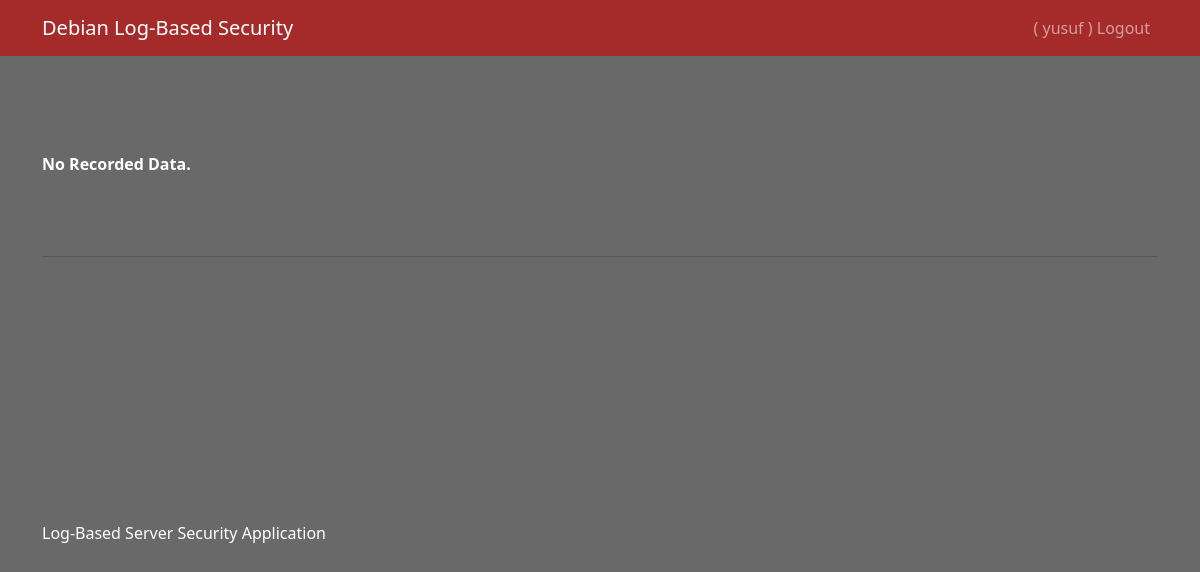
The app's page /select/blockedlist/ (signed in), older data.
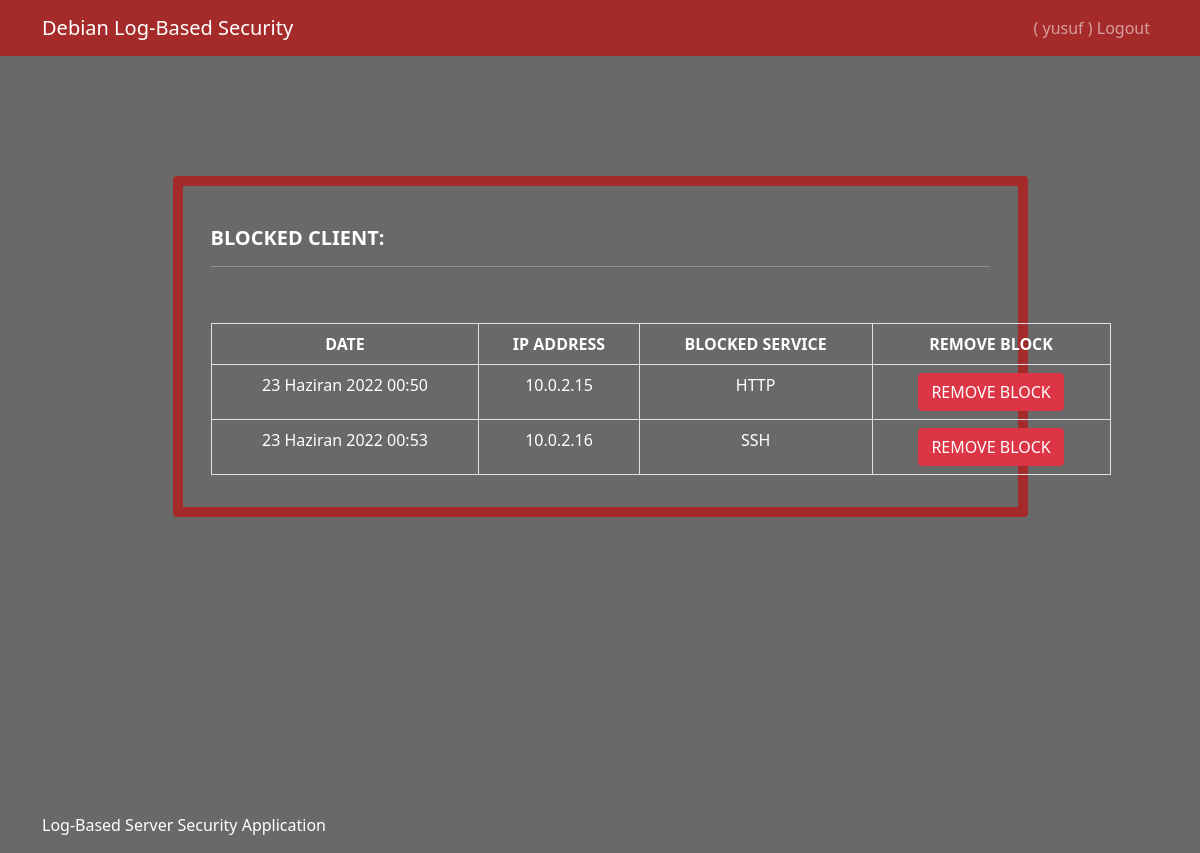
The same page, newer data.
### Configuration/models.py (models this page shows)
class blocklist(models.Model):
    date = models.DateTimeField(auto_now_add=True)
    ip = models.CharField(max_length=100)
    service = models.CharField(max_length=100)

### Configuration/views.py (the view)
# urls.py: path('blockedlist/', views.blockedlist, name='blockedlist'),
def blockedlist(request):
    if request.method == 'POST':
        ip = request.POST['noblock']
        service = request.POST['service']
        if service == "SSH":
            delete_rule = subprocess.check_output(f'sudo ufw delete deny proto tcp from {ip} to any port 22', shell=True)
            blocklist.objects.filter(ip = ip, service = service).delete()
        if service == "FTP":
            delete_rule = subprocess.check_output(f'sudo ufw delete deny proto tcp from {ip} to any port 21', shell=True)
            blocklist.objects.filter(ip = ip, service = service).delete()
        if service == "HTTP":
            delete_rule = subprocess.check_output(f'sudo ufw delete deny proto tcp from {ip} to any port 80', shell=True)
            blocklist.objects.filter(ip = ip, service = service).delete()
        return redirect('blockedlist')
    else:
        blocks = blocklist.objects.all()
        context = {
            'blocks':  blocks
        }
        return render(request, "pages/blockedlist.html", context)

### templates/pages/blockedlist.html (shortened to what this page needs)
{% extends 'layout.html' %}
{% block content %}
{% if user.is_authenticated %}
{% if blocks %}
<br><br><br>
<div class="row justify-content-center align-items-center">
<div class="card my-5 w-75" style="background-color:#696969; border-color:#A52A2A; border-width:10px; color:white;">
    <div class="card-body">
    <h5 class="card-title">
        <br><b>BLOCKED CLIENT:</b>
        <hr color:"#696969"></hr>
    </h5>
    <p class="card-text">
        <br>
        <table align="center" class="table table-bordered" style="width:900px;">
            <tr>
                <thead align="center" style="color:white;">
                <td><b>DATE</b></td>
                <td><b>IP ADDRESS</b></td>
                <td><b>BLOCKED SERVICE</b></td>
                <td><b>REMOVE BLOCK</b></td>
                </thead>
             </tr>
             <tbody>
            {% for data in blocks %}
             <tr align="center" style="color:white;">
                <td>{{data.date}}</td>
                <td>{{data.ip}}</td>
                <td>{{data.service}}</td>
                <td align="center"><form action="{% url 'blockedlist' %}" method='POST'><input type="submit" class="btn btn-danger" value="REMOVE BLOCK"></form></td>
             </tr>
             {% endfor %}
            </tbody>
        </table>
    </p>
    </div>
</div>
</div>
{% else %}
        <br><br><br><br>
        <b><p align="left" style="color:white;">No Recorded Data.</p></b>
        <br><br>
        <hr color:"#696969">
{% endif %}
<br><br><br><br><br><br><br><br><br>
{% else %}
<br>
<h1> Error ! </h1>
{% endif %}
{% endblock %}

Row changes from the older to the newer data that the page shows:
added blocklist: date "23 Haziran 2022 00:50", ip "10.0.2.15", service "HTTP"
added blocklist: date "23 Haziran 2022 00:53", ip "10.0.2.16", service "SSH"
Text that changed along with them:
text no longer shown: "No Recorded Data."
text now shown: "BLOCKED CLIENT: DATE IP ADDRESS BLOCKED SERVICE REMOVE BLOCK"
